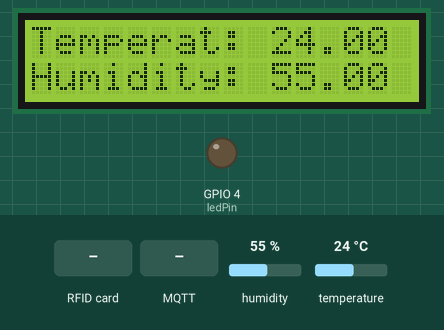
Recording of a sketch running on a simulated ESP32. Parts: 16×2 character LCD, output pins drawn as LEDs (lit = HIGH). The inputs (shaded band) are chosen by the test bench; at power-on: humidity 55 %, temperature 24 °C. WiFi joins after 1.5 s; servers stay silent unless stated; uploads are accepted with an empty reply; random numbers use the default seed unless the sketch sets one; no MQTT or app messages arrive unless stated; what the sketch prints to the serial monitor is not drawn.

Above: at 5.7 s.
5.8 s: RFID card 5E 7A 19 C4 held to the reader
At 7.0 s:
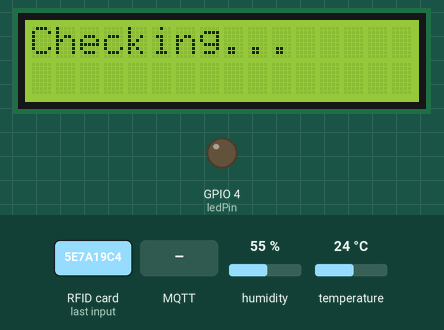
13.2 s: MQTT message "on" arrives on the first subscribed topic
At 14.0 s:
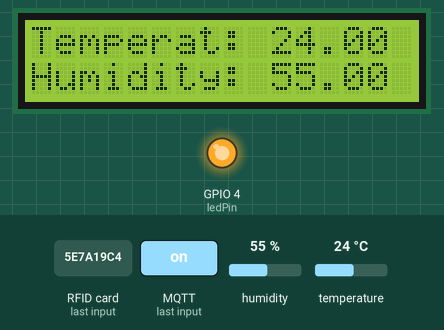
14.7 s: humidity set to 22 %
At 17.7 s:
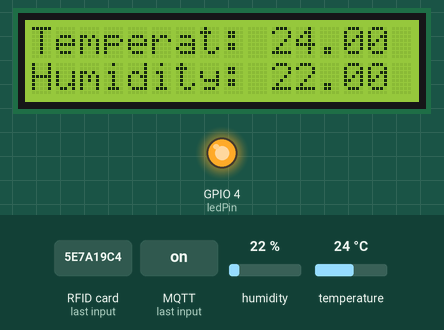
18.2 s: temperature set to 12 °C
At 22.7 s:
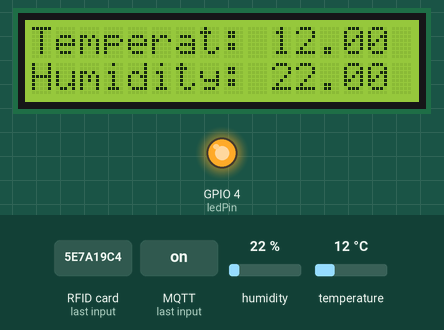
23.3 s: MQTT message "off" arrives on the first subscribed topic
At 24.0 s:
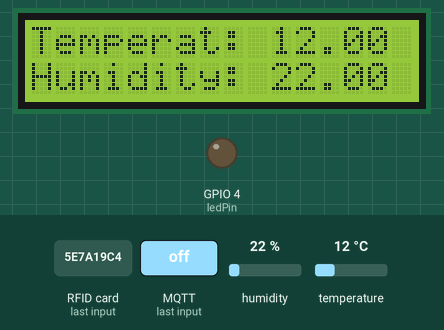
24.8 s: humidity set to 40 %
At 27.7 s:
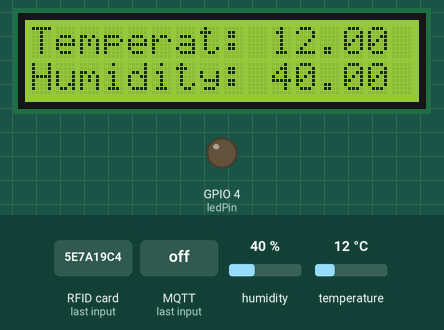
Timing chart, 0 to 29.2 s (numbered marks = the images above; inputs shaded):
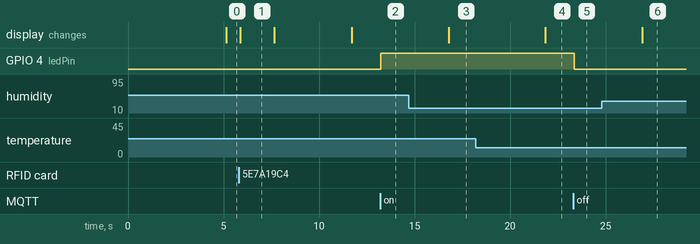

Measured:
- after the input at 5.8 s, the display: changes after 0.07 s (image 1)
- after the input at 13.2 s, GPIO 4 (ledPin): LOW → HIGH at once
- after the input at 14.7 s, the display: changes after 2.1 s (image 3)
- after the input at 18.2 s, the display: changes after 3.6 s (image 4)
- after the input at 23.3 s, GPIO 4 (ledPin): HIGH → LOW at once
- after the input at 24.8 s, the display: changes after 2.1 s (image 6)
- what the display in image 1 shows lasts 1.8 s, from 5.9 s to 7.7 s

The sketch:

Brzegowe.ino
```cpp
#include <WiFi.h>
#include <PubSubClient.h>
#include <Wire.h>
#include <Adafruit_BME280.h>
#include <Adafruit_Sensor.h>
#include <DHT.h>
#include <LiquidCrystal_I2C.h>
#include <MFRC522.h>
#include <SPI.h>
#include <math.h>
#include <ArduinoJson.h>

LiquidCrystal_I2C lcd(0x3f, 16, 2);
#define DHTPIN 13
#define DHTTYPE DHT11


const char* ssid = ""; //ssid
const char* password = ""; //haslo

const char* mqtt_server = "broker.emqx.io";
String deviceId = "esp001";
WiFiClient espClient;
PubSubClient client(espClient);
long lastMsg = 0;
char msg[50];
int value = 0;

DHT dht(DHTPIN, DHTTYPE);
float temperature = 0;
float humidity = 0;
int globalTemperature = 25;
bool fanAuto = true;
bool fanStatus = false;
const char* url = "43aa-45-152-45-110.eu.ngrok.io";
const size_t bufSize = 700;
String fanStatusTopic = "ptcpapesvrwe/"+ deviceId+ "/fan/status";
String fanAutoStatusTopic = "ptcpapesvrwe/"+ deviceId+ "/fan/auto";
String maxTemperatureTopic = "ptcpapesvrwe/"+ deviceId+ "/max/temperature";
String newCardStatusTopic = "ptcpapesvrwe/"+ deviceId +"/newCard/status";
String getCardStatusTopic = "ptcpapesvrwe/"+ deviceId +"/newCard/get";
bool newCardStatus = false;
bool newCardLCDPrint = false;
DynamicJsonDocument doc(bufSize);
String rfidAdmin = "18924425307";
// LED Pin
const int ledPin = 4;
// RDIF
#define SS_PIN 2
#define RST_PIN 5
MFRC522 mfrc522(SS_PIN, RST_PIN);

void setup() {
  SPI.begin();
  mfrc522.PCD_Init();
  Serial.begin(115200);
  lcd.begin();
  lcd.backlight();
  lcd.setCursor(0,0);

  dht.begin();
  Serial.println("Start!");
  lcd.print("Start");
  setup_wifi();
  client.setServer(mqtt_server, 1883);
  client.setCallback(callback);
  pinMode(ledPin, OUTPUT);
  WiFi.begin(ssid, password);

  while (WiFi.status() != WL_CONNECTED) {
    delay(500);
    Serial.print(".");
  }


if (!espClient.connect(url, 80)) {
    Serial.println("connection failed");
    return;
  }

  String resource = "/getEsp?espId=" + deviceId;

  espClient.print(String("GET ") + resource + " HTTP/1.1\r\n" +
               "Host: " + url + "\r\n" +
               "Connection: close\r\n\r\n");
  delay(500);

while (espClient.available()) {
  String line = espClient.readStringUntil('\n');
  if (line == "0\r") {
    break;
  }
  else {
    // Czytamy blok danych
    String jsonResponse = espClient.readStringUntil('\n');

    // Pomińmy końcową linie "\r" jeżeli istnieje
    if (jsonResponse.endsWith("\r")) {
      jsonResponse = jsonResponse.substring(0, jsonResponse.length() - 1);
    }


 Serial.println(jsonResponse);
  deserializeJson(doc, jsonResponse);


  globalTemperature = (int) doc["temperature"];
  fanAuto = doc["isFanAuto"];
  fanStatus = doc["isFanOn"];
  if(fanStatus == true) digitalWrite(ledPin, HIGH);


  }
}
}

void setup_wifi() {
  delay(10);
  // We start by connecting to a WiFi network
  Serial.print("Connecting to ");
  Serial.println(ssid);
}

void callback(char* topic, byte* message, unsigned int length) {
  Serial.print("Message arrived on topic: ");
  Serial.print(topic);
  Serial.print(". Message: ");
  String messageTemp;

  for (int i = 0; i < length; i++) {
    Serial.print((char)message[i]);
    messageTemp += (char)message[i];
  }
  Serial.println();

  if (String(topic) == fanStatusTopic) {
    if(messageTemp == "on"){
      Serial.println("fan on");
      fanStatus = true;
      digitalWrite(ledPin, HIGH);
    }
    else if(messageTemp == "off"){
      Serial.println("fan off");
      fanStatus = false;
      digitalWrite(ledPin, LOW);
    }
  }
  else if (String(topic) == fanAutoStatusTopic) {
    if(messageTemp == "on"){
      fanAuto = true;
    }
    else if(messageTemp == "off"){
      fanAuto = false;
    }
  }
  else if (String(topic) == maxTemperatureTopic) {
    globalTemperature = messageTemp.toInt();
  }
  else if(String(topic) == newCardStatusTopic){
        Serial.print(messageTemp);

      if(messageTemp == "on"){
      newCardStatus = true;
    }
    else if(messageTemp == "off"){
      newCardStatus = false;
    }
  }
}

void reconnect() {
  // Loop until we're reconnected
  while (!client.connected()) {
    // Attempt to connect
    if (client.connect("ESP8266Client" + random(1000))) {
      Serial.println("MQTT connected");
      // Subscribe
      client.subscribe((fanStatusTopic).c_str());
      client.subscribe((fanAutoStatusTopic).c_str());
      client.subscribe((maxTemperatureTopic).c_str());
      client.subscribe((newCardStatusTopic).c_str());
    } else {
      Serial.print("MQTT error");
      Serial.print(client.state());

      delay(5000);
    }
  }
}
void loop() {
  if (!client.connected()) {
    reconnect();
  }
  client.loop();
  delay(100);
  if(!newCardStatus){
  newCardLCDPrint = false;

  RfidScan();
  long now = millis();
  if (now - lastMsg > 5000) {
    lastMsg = now;
    // Temperature in Celsius
    temperature = dht.readTemperature();
    // Convert the value to a char array
    char tempString[8];
    dtostrf(temperature, 1, 2, tempString);
    Serial.print("Temperature: ");
    Serial.println(tempString);
    client.publish(("ptcpapesvrwe/"+deviceId+"/sensor/temperature").c_str(), tempString);

    lcd.setCursor(0,0);
    lcd.print("Temperat:");
    lcd.setCursor(10,0);
    lcd.print(tempString);
    humidity = dht.readHumidity();
    // Convert the value to a char array
    char humString[8];
    dtostrf(humidity, 1, 2, humString);
    Serial.print("Humidity: ");
    Serial.println(humString);
    client.publish(("ptcpapesvrwe/"+deviceId+"/sensor/humidity").c_str(), humString);
    lcd.setCursor(0,1);
    lcd.print("Humidity:");
    lcd.setCursor(10,1);
    lcd.print(humString);

    if((int)temperature >= globalTemperature && fanAuto && !fanStatus){
      fanStatus = true;
      digitalWrite(ledPin, HIGH);
      client.publish((fanStatusTopic).c_str(), "on");
    }

    if((int)temperature < globalTemperature && fanAuto && fanStatus){
      fanStatus = false;
      digitalWrite(ledPin, LOW);
      String messageTmp = "off";
      client.publish((fanStatusTopic).c_str(), "off");
    }
  }
  }
  else{
    if(!newCardLCDPrint){
    lcd.clear();
    lcd.print("Apply the card!");
    newCardLCDPrint = true;
    }
    RfidScanNew();
  }
}

void dump_byte_array(byte *buffer, byte bufferSize) {
  lcd.clear();
  lcd.print("Checking...");
  String rfidId = "";
  bool authorized = false;
  for (byte i = 0; i < bufferSize; i++) {
    rfidId += buffer[i] < 0x10 ? " 0" : " ";
    rfidId += buffer[i];
  }
  rfidId.replace(" ", "");
  if (!espClient.connect(url, 80)) {
    Serial.println("connection failed");
    return;
  }
  String resource = "/card/isCardAuthorized?espId=" + deviceId + "&code=" + rfidId;

  espClient.print(String("GET ") + resource + " HTTP/1.1\r\n" +
               "Host: " + url + "\r\n" +
               "Connection: close\r\n\r\n");
  delay(500);

while (espClient.available()) {
  String line = espClient.readStringUntil('\n');
  if (line == "0\r") {
    break;
  }
  else {

    String jsonResponse = espClient.readStringUntil('\n');
    if (jsonResponse.endsWith("\r")) {
      jsonResponse = jsonResponse.substring(0, jsonResponse.length() - 1);
    }

  deserializeJson(doc, jsonResponse);

  authorized = doc.as<bool>();
  }
  }
  lcd.clear();
  if(rfidId == rfidAdmin || authorized){
  lcd.print("Access granted!");
  delay(2000);
  lcd.clear();
  lcd.print("Set temperature");
  lcd.setCursor(0,1);
  lcd.print("-->");
  lcd.setCursor(13,1);
  lcd.print("<--");
  int lastN = 0;
  int newN = 1;
  long last = 0;
  while(true){
    long now = millis();
    newN = 18 + (int)round(analogRead(A5)/500.0);
    lcd.setCursor(7,1);
    lcd.print(String(newN));
    delay(100);

    if(lastN != newN){
      last = now;
      lastN = newN;
    }
    else if(now - last > 5000){
      lcd.clear();
      lcd.setCursor(0,0);
      globalTemperature = newN;
      lcd.print("Saved!");
      delay(3000);
      lcd.clear();
      client.publish((maxTemperatureTopic).c_str(), String(globalTemperature).c_str());
      break;
    }
  }
  }
  else{
    lcd.print("Access denied!");
    delay(4000);
    lcd.clear();
  }
}

void dump_byte_array_new(byte *buffer, byte bufferSize) {
  String rfidId = "";
  for (byte i = 0; i < bufferSize; i++) {
    rfidId += buffer[i] < 0x10 ? " 0" : " ";
    rfidId += buffer[i];
  }
  rfidId.replace(" ", "");
  client.publish((getCardStatusTopic).c_str(), rfidId.c_str());

  lcd.clear();
  lcd.print("Cart added!");
  delay(4000);
  newCardStatus = false;
  lcd.clear();

}


void RfidScan(){
  if ( ! mfrc522.PICC_IsNewCardPresent()) return;
  if ( ! mfrc522.PICC_ReadCardSerial()) return;
  dump_byte_array(mfrc522.uid.uidByte, mfrc522.uid.size);
}

void RfidScanNew(){
  if ( ! mfrc522.PICC_IsNewCardPresent()) return;
  if ( ! mfrc522.PICC_ReadCardSerial()) return;
  dump_byte_array_new(mfrc522.uid.uidByte, mfrc522.uid.size);
}
```
